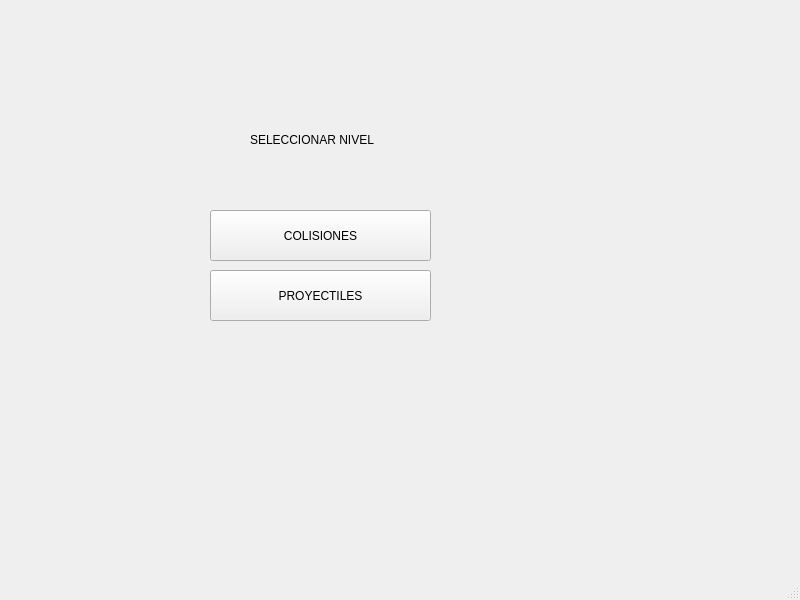
<?xml version="1.0" encoding="UTF-8"?>
<ui version="4.0">
 <class>MainWindow</class>
 <widget class="QMainWindow" name="MainWindow">
  <property name="geometry">
   <rect>
    <x>0</x>
    <y>0</y>
    <width>800</width>
    <height>600</height>
   </rect>
  </property>
  <property name="windowTitle">
   <string>MainWindow</string>
  </property>
  <widget class="QWidget" name="centralwidget">
   <widget class="QLabel" name="label">
    <property name="geometry">
     <rect>
      <x>250</x>
      <y>130</y>
      <width>241</width>
      <height>20</height>
     </rect>
    </property>
    <property name="text">
     <string>SELECCIONAR NIVEL</string>
    </property>
   </widget>
   <widget class="QPushButton" name="b_colision">
    <property name="geometry">
     <rect>
      <x>210</x>
      <y>210</y>
      <width>221</width>
      <height>51</height>
     </rect>
    </property>
    <property name="text">
     <string>COLISIONES</string>
    </property>
   </widget>
   <widget class="QPushButton" name="b_proyectil">
    <property name="geometry">
     <rect>
      <x>210</x>
      <y>270</y>
      <width>221</width>
      <height>51</height>
     </rect>
    </property>
    <property name="text">
     <string>PROYECTILES</string>
    </property>
   </widget>
   <widget class="QStackedWidget" name="pantallas">
    <property name="geometry">
     <rect>
      <x>0</x>
      <y>0</y>
      <width>121</width>
      <height>391</height>
     </rect>
    </property>
    <property name="currentIndex">
     <number>0</number>
    </property>
    <widget class="QWidget" name="page_3"/>
    <widget class="QWidget" name="page_2"/>
   </widget>
  </widget>
  <widget class="QMenuBar" name="menubar">
   <property name="geometry">
    <rect>
     <x>0</x>
     <y>0</y>
     <width>800</width>
     <height>26</height>
    </rect>
   </property>
  </widget>
  <widget class="QStatusBar" name="statusbar"/>
 </widget>
 <resources/>
 <connections/>
</ui>
